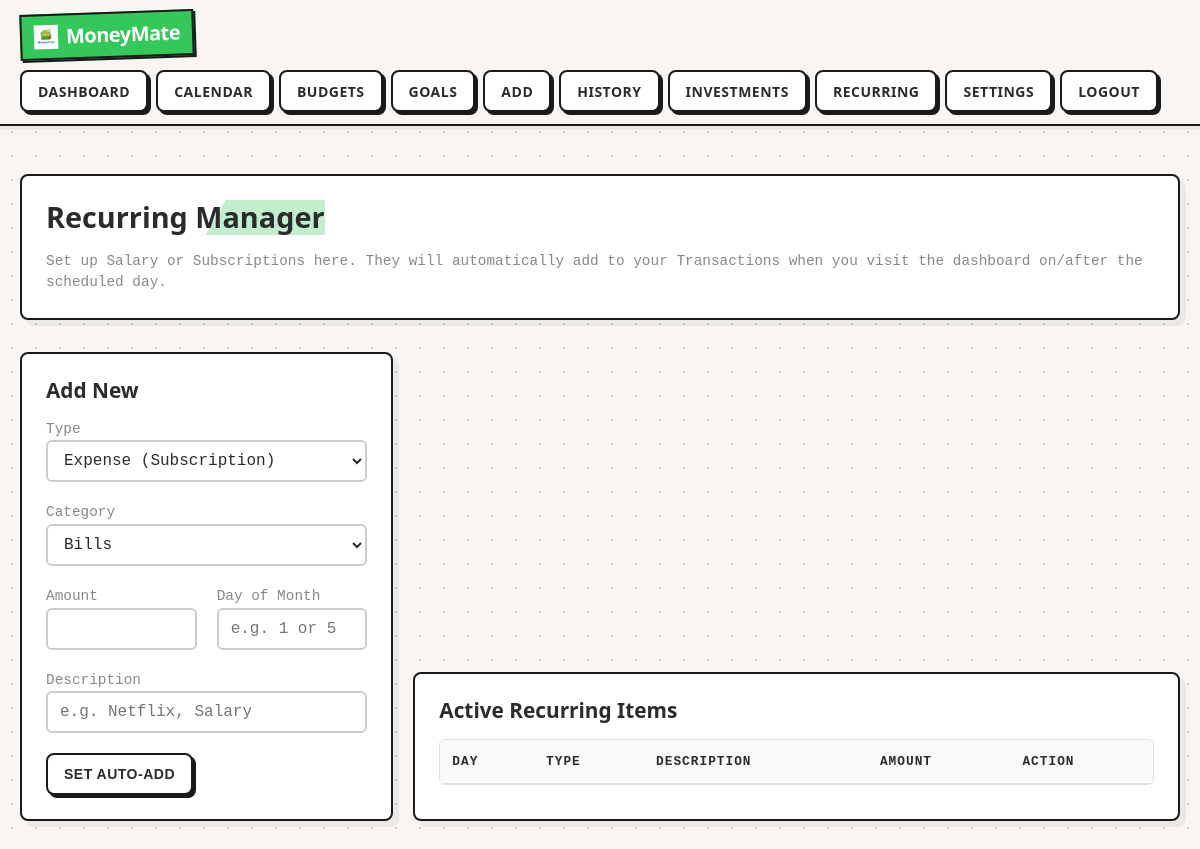
The page /recurring.php (signed in) on the database as committed earlier.
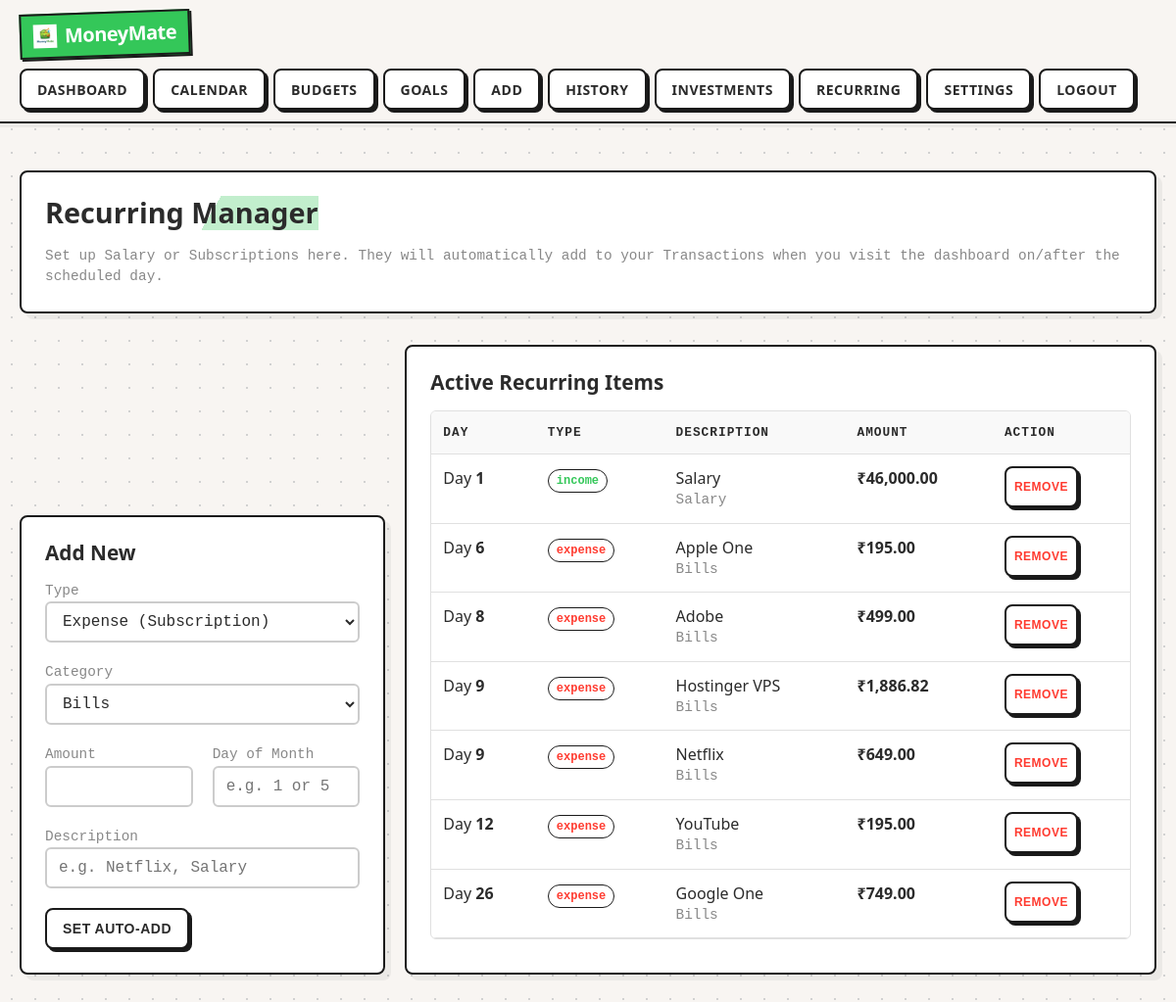
The same page on the database as committed later.
### tables this page shows
CREATE TABLE recurring(
  id INTEGER PRIMARY KEY AUTOINCREMENT,
  user_id INTEGER NOT NULL REFERENCES users(id) ON DELETE CASCADE,
  type TEXT NOT NULL CHECK(type IN ('income','expense')),
  category_id INTEGER NOT NULL REFERENCES categories(id),
  amount REAL NOT NULL CHECK(amount>0),
  day_of_month INTEGER NOT NULL CHECK(day_of_month BETWEEN 1 AND 31),
  description TEXT NOT NULL,
  last_run_month TEXT DEFAULT NULL, 
  active INTEGER DEFAULT 1
);

CREATE TABLE categories(
  id INTEGER PRIMARY KEY AUTOINCREMENT,
  name TEXT NOT NULL UNIQUE,
  kind TEXT NOT NULL CHECK(kind IN ('income','expense','both')) DEFAULT 'expense'
);

### app/auth.php (called while the page is built, shortened)
<?php
function h(string $s): string { return htmlspecialchars($s, ENT_QUOTES, 'UTF-8'); }

### recurring.php (the view, shortened to what this page needs)
<?php
require_once __DIR__ . '/app/layout.php';
$user = require_login();
$pdo = db();
$rows = $pdo->prepare("SELECT r.*, c.name as cat_name FROM recurring r JOIN categories c ON c.id=r.category_id WHERE r.user_id=? ORDER BY day_of_month ASC");
$rows->execute([$user['id']]);
$rec = $rows->fetchAll();
$cats = $pdo->query("SELECT * FROM categories ORDER BY name")->fetchAll();
render_header('Recurring', $user);
?>
<div class="card">
  <h1>Recurring Manager</h1>
  <div class="muted">Set up Salary or Subscriptions here. They will automatically add to your Transactions when you visit the dashboard on/after the scheduled day.</div>
</div>
<div class="grid">
  <div class="col-4">
    <div class="card">
      <h2>Add New</h2>
      <form method="post" class="grid">
        <div class="col-12">
            <div class="muted">Type</div>
            <select name="type">
                <option value="expense">Expense (Subscription)</option>
            </select>
        </div>
        <div class="col-12">
            <div class="muted">Category</div>
            <select name="category_id">
                <?php foreach($cats as $c): ?>
                    <option value="<?php echo $c['id']; ?>"><?php echo h($c['name']); ?></option>
                <?php endforeach; ?>
            </select>
        </div>
        <div class="col-6">
            <div class="muted">Amount</div>
            <input type="number" step="0.01" name="amount" required>
        </div>
        <div class="col-6">
            <div class="muted">Day of Month</div>
            <input type="number" min="1" max="31" name="day_of_month" placeholder="e.g. 1 or 5" required>
        </div>
        <div class="col-12">
            <div class="muted">Description</div>
            <input name="description" placeholder="e.g. Netflix, Salary" required>
        </div>
        <div class="col-12">
            <button class="btn" type="submit">Set Auto-Add</button>
        </div>
      </form>
    </div>
  </div>
  <div class="col-8">
    <div class="card">
      <h2>Active Recurring Items</h2>
      <div class="table-scroll">
          <table>
            <thead><tr><th>Day</th><th>Type</th><th>Description</th><th>Amount</th><th>Action</th></tr></thead>
            <tbody>
              <?php foreach($rec as $r): ?>
                <tr>
                  <td>Day <b><?php echo (int)$r['day_of_month']; ?></b></td>
                  <td><span class="pill <?php echo $r['type']==='income'?'good':'bad'; ?>"><?php echo h($r['type']); ?></span></td>
                  <td>
                    <?php echo h($r['description']); ?>
                    <div class="muted"><?php echo h($r['cat_name']); ?></div>
                  </td>
                  <td><b>₹<?php echo number_format($r['amount'],2); ?></b></td>
                  <td>
                     <form method="post" onsubmit="return confirm('Stop this recurring item?');">
                        <button class="btn bad" style="padding:4px 8px;font-size:12px">Remove</button>
                     </form>
                  </td>
                </tr>
              <?php endforeach; ?>
            </tbody>
          </table>
      </div>
    </div>
  </div>
</div>
<?php render_footer(); ?>

### app/layout.php (shortened to what this page needs)
<?php
require_once __DIR__ . '/auth.php';
function render_header(string $title, ?array $user): void {
?>
<!doctype html>
<html lang="en">
<head>
  <link rel="stylesheet" href="/assets/style.css"/>
</head>
<body>
  <div class="topbar">
    <div class="brand">
        <a href="/" style="display:flex;align-items:center;gap:8px;">
            <img src="/assets/logo.png" style="height:24px;width:auto;"> MoneyMate
        </a>
    </div>
    <div class="nav">
      <?php if($user): ?>
        <a class="btn" href="/">Dashboard</a>
 	<a class="btn" href="/calendar.php">Calendar</a>
        <a class="btn" href="/budgets.php">Budgets</a>
        <a class="btn" href="/goals.php">Goals</a>
        <a class="btn" href="/tx_add.php">Add</a>
        <a class="btn" href="/tx_list.php">History</a>
        <a class="btn" href="/investments.php">Investments</a>
        <a class="btn" href="/recurring.php">Recurring</a>
        <a class="btn" href="/settings.php">Settings</a>
        <a class="btn" href="/logout.php">Logout</a>
      <?php else: ?>
        <a class="btn" href="/login.php">Login</a>
      <?php endif; ?>
    </div>
  </div>
  <div class="wrap">
<?php }
function render_footer(): void { ?>
  </div>
</body>
</html>
<?php }

### assets/style.css (style rules this page uses)
:root { --bg: #f8f5f2; --card-bg: #ffffff; --text: #2b2b2b; --muted: #888888; --accent: #ff3b30; --accent-green: #34c759; --accent-blue: #007aff; --line-color: #e0e0e0; --border-color: #1a1a1a; --font-body: system-ui, -apple-system, sans-serif; --font-mono: 'Courier New', Courier, monospace; }
* { box-sizing: border-box; }
body { margin: 0; font-family: var(--font-body); background-color: var(--bg); background-image: radial-gradient(#d1d1d1 1px, transparent 1px); background-size: 24px 24px; color: var(--text); line-height: 1.5; padding-bottom: 80px; -webkit-font-smoothing: antialiased; }
a { color: inherit; text-decoration: none; }
.wrap { max-width: 1200px; margin: 0 auto; padding: 32px 20px; }
.topbar { position: sticky; top: 0; background: var(--bg); border-bottom: 2px solid var(--border-color); padding: 12px 20px; display: flex; flex-wrap: wrap; gap: 12px; align-items: center; justify-content: space-between; z-index: 1000; box-shadow: 0 4px 0 rgba(0,0,0,0.05); }
.brand { font-size: 20px; font-weight: 900; letter-spacing: -0.5px; background: var(--accent-green); color: white; padding: 6px 12px; transform: rotate(-2deg); border: 2px solid var(--border-color); box-shadow: 2px 2px 0 var(--border-color); white-space: nowrap; }
.nav { display: flex; gap: 8px; flex-wrap: wrap; justify-content: flex-end; }
.btn { display: inline-flex; align-items: center; justify-content: center; gap: 6px; height: 42px; padding: 0 16px; border: 2px solid var(--border-color); background: white; color: var(--text); font-weight: 700; font-size: 14px; border-radius: 8px; cursor: pointer; box-shadow: 3px 3px 0 var(--border-color); text-transform: uppercase; letter-spacing: 0.5px; transition: transform 0.1s; white-space: nowrap; vertical-align: middle; text-decoration: none; }
.card { background: var(--card-bg); border: 2px solid var(--border-color); border-radius: 8px; padding: 24px; margin: 16px 0; box-shadow: 6px 6px 0 rgba(0,0,0,0.05); }
h1, h2, h3 { margin: 0 0 16px 0; font-weight: 800; line-height: 1.2; }
h1 { font-size: 1.8rem; background: linear-gradient(120deg, transparent 0%, transparent 60%, rgba(52, 199, 89, 0.3) 60%, rgba(52, 199, 89, 0.3) 100%); display: inline-block; }
h2 { font-size: 1.3rem; }
.muted { color: var(--muted); font-size: 0.9rem; font-family: var(--font-mono); }
.grid { display: grid; grid-template-columns: repeat(12, 1fr); gap: 20px; align-items: end; }
[class*="col-"] { grid-column: span 12; }
@media (min-width: 700px) { .col-6 { grid-column: span 6; } }
@media (min-width: 700px) { .col-4 { grid-column: span 6; } }
@media (min-width: 700px) { .col-8 { grid-column: span 12; } }
@media (min-width: 1000px) { .col-12 { grid-column:span 12 } }
@media (min-width: 1000px) { .col-8 { grid-column:span 8 } }
@media (min-width: 1000px) { .col-6 { grid-column:span 6 } }
@media (min-width: 1000px) { .col-4 { grid-column:span 4 } }
input, select, textarea { width: 100%; height: 42px; padding: 8px 12px; border-radius: 6px; border: 2px solid #ccc; background: white; color: var(--text); outline: none; font-family: var(--font-mono); font-size: 1rem; transition: border 0.2s; vertical-align: middle; }
.table-scroll { overflow-x: auto; -webkit-overflow-scrolling: touch; margin-bottom: 10px; border: 1px solid var(--line-color); border-radius: 6px; }
table { width: 100%; border-collapse: collapse; min-width: 600px; }
th, td { padding: 12px; border-bottom: 1px solid var(--line-color); text-align: left; vertical-align: top; }
th { font-family: var(--font-mono); text-transform: uppercase; font-size: 0.8rem; font-weight: 700; letter-spacing: 1px; background: #f9f9f9; }
.pill { display: inline-block; padding: 2px 8px; border: 1px solid var(--border-color); border-radius: 12px; background: #fff; color: var(--text); font-size: 0.75rem; font-weight: 700; font-family: var(--font-mono); white-space: nowrap; }
.good { color: var(--accent-green); font-weight: 700; }
.bad { color: var(--accent); font-weight: 700; }

Rows that differ between the two databases and show on the page:
added recurring: day_of_month "1", type "income", description "Salary", category.name "Salary", amount "46,000.00"
added recurring: day_of_month "6", type "expense", description "Apple One", category.name "Bills", amount "195.00"
added recurring: day_of_month "8", type "expense", description "Adobe", category.name "Bills", amount "499.00"
added recurring: day_of_month "9", type "expense", description "Hostinger VPS", category.name "Bills", amount "1,886.82"
added recurring: day_of_month "9", type "expense", description "Netflix", category.name "Bills", amount "649.00"
added recurring: day_of_month "12", type "expense", description "YouTube", category.name "Bills", amount "195.00"
added recurring: day_of_month "26", type "expense", description "Google One", category.name "Bills", amount "749.00"
